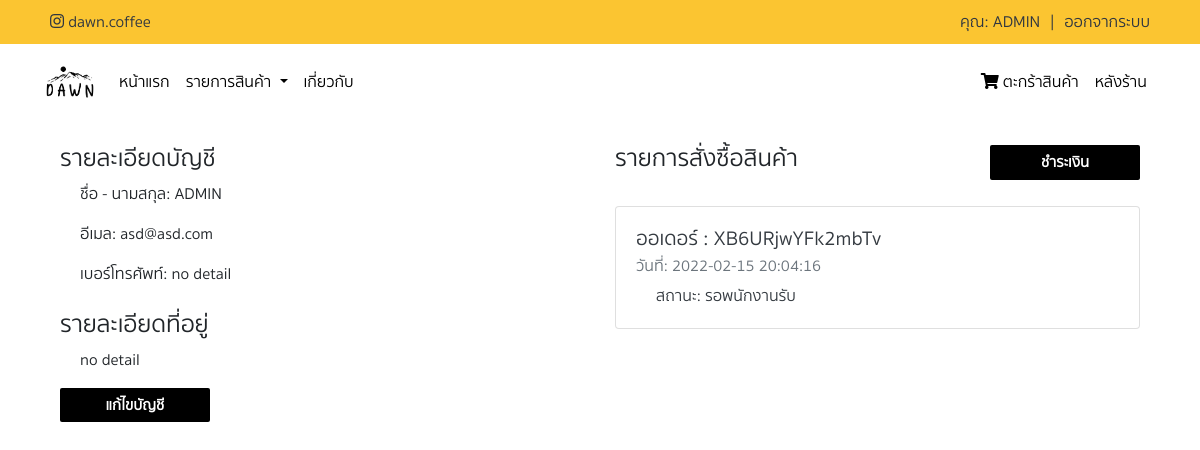
Screenshot of /?page=profile (signed in) with the database file from the repository.
### tables this page shows
CREATE TABLE `account` (
  `acc_id` int(5) NOT NULL,
  `acc_name` varchar(255) NOT NULL,
  `acc_password` varchar(255) NOT NULL,
  `acc_email` varchar(255) NOT NULL,
  `acc_address` varchar(255) NOT NULL,
  `acc_phone` varchar(255) NOT NULL,
  `acc_status` varchar(255) NOT NULL
);

CREATE TABLE `orders` (
  `order_id` int(5) NOT NULL,
  `order_date` datetime NOT NULL,
  `order_name` text NOT NULL,
  `order_address` text NOT NULL,
  `order_email` text NOT NULL,
  `order_tal` text NOT NULL,
  `order_key` text NOT NULL,
  `status` text NOT NULL,
  `order_track` text NOT NULL,
  `order_shiping` text NOT NULL
);

### auth/profile.php (the view, shortened to what this page needs)
<?php include_once('include/navbar.php')?>
<?php if(isset($_SESSION['auth-id'])){?>
<?php
include('config.inc.php');
$sql = "SELECT * FROM account WHERE acc_id='".$_SESSION["auth-id"]."' ";
$result = mysqli_query($conn, $sql);
$row = mysqli_fetch_array($result);
extract($row);
?>
<div class="container">
<div class="container-fluid">
    <div class="user-info">
        <div class="row">
            <div class="col-md-6">
            <div class="user-name">
                <h4 class="title-menu">รายละเอียดบัญชี</h4>
                <p>ชื่อ - นามสกุล: <?=$acc_name?></p>
                <p>อีเมล: <?=$acc_email?></p>
                <p>เบอร์โทรศัพท์: <?=$acc_phone?></p>
            </div>
            <div class="user-addre">
                <h4 class="title-menu">รายละเอียดที่อยู่</h4>
                <p><?=$acc_address?></p>
            </div>
            <a href="?page=edit_profile" class="btn btn-primary btn-block">แก้ไขบัญชี</a>
            </div>
            <div class="col-md-6">
            <h4 class="title-menu">รายการสั่งซื้อสินค้า             <a href="?page=payment" class="btn btn-primary btn-block float-right">ชำระเงิน</a></h4>
            <br>
<?php
                    $order_sql = "SELECT * FROM orders WHERE order_email='".$acc_email."' ";
                    $result_order = mysqli_query($conn, $order_sql);
                    while($orders = mysqli_fetch_array($result_order)){
                    echo '
                    <a href="?page=orders&&OrderID='.$orders["order_id"].'" class="text-dark" style="text-decoration:none">
                        <div class="card mx-auto" style="">
                        <div class="card-body">
                            <h5 class="card-title">ออเดอร์ : '.$orders["order_key"].'</h5>
                            <h6 class="card-subtitle mb-2 text-muted">วันที่: '.$orders["order_date"].'</h6>
                            <p class="card-text">สถานะ: '.$orders["status"].'</p>
                        </div>
                        </div>
                    </a> ';
                    }
?>
            </div>
        </div>
    </div>
</div>
</div>
<?php }?>

### include/navbar.php (shortened to what this page needs)
<div class="acc-nav">
<ul class="ul-acc-nav">
  <div class="container">
  <li><a href="#"> <i class="fab fa-instagram"></i> dawn.coffee</a></li>
  <?php
      if(isset($_SESSION['auth-id'])){
        include('config.inc.php');
        $sql = "SELECT * FROM account WHERE acc_id='".$_SESSION["auth-id"]."' ";
        $result = mysqli_query($conn, $sql);
        $row = mysqli_fetch_array($result);
        extract($row);
  ?>
  <li style="float:right"><a href="?page=logout">ออกจากระบบ</a></li>
  <li style="float:right" ><a style="color: #2f3640;">|</a></li>
  <li style="float:right" ><a href="?page=profile">คุณ: <?=$acc_name?></a></li>
  <?php }?>
  </div>
</ul>
</div>
<nav class="navbar navbar-expand-md navbar-light bg-c-light">
  <div class="container">
  <a class="navbar-brand" href="?page=home">
    <img src="dist/img/logo_dawn.png" alt="logo" width="50px">
  </a>
  <div class="collapse navbar-collapse" id="navbarSupportedContent">
    <ul class="navbar-nav mr-auto">
      <li class="nav-item">
        <a class="nav-link" href="?page=home">หน้าแรก</a>
      </li>
      <li class="nav-item dropdown">
        <a class="nav-link dropdown-toggle" href="#" id="navbarDropdown" role="button" data-toggle="dropdown" aria-haspopup="true" aria-expanded="false">
          รายการสินค้า
        </a>
      </li>
      <li class="nav-item">
        <a class="nav-link" href="#">เกี่ยวกับ</a>
      </li>
    </ul>
    <ul class="navbar-nav ml-auto">
            <?php
              if(isset($_SESSION['auth-id'])){
            ?>
        <li class="nav-item">
            <a class="nav-link" href="?page=cart"><i class="fas fa-shopping-cart"></i> ตะกร้าสินค้า</a>
        </li>
        <?php }?>
        <?php
        $nav_status = isset($_SESSION['auth-status']) ? $_SESSION['auth-status'] : '';
        if($nav_status == "admin"){
        echo'
            <li class="nav-item ">
                <a class="nav-link" href="?page=admin">หลังร้าน</a>
            </li>
            ';
        }
        ?>
    </ul>
  </div>
  </div>
</nav>

### include/navbar.php (style rules this page uses)
.ul-acc-nav { list-style-type: none; margin: 0; padding: 0; overflow: hidden; background-color: #fbc531; }
.ul-acc-nav li { float: left; }
.ul-acc-nav li a { display: block; color: #2f3640; text-align: center; padding: 10px 5px; text-decoration: none; }
.bg-c-light { background-color: white; }
.navbar-nav a { color: black !important; }

### auth/profile.php (style rules this page uses)
.title-menu { margin-top: 25px; }
.user-info p { margin-left: 20px; }
.btn { max-width: 150px; border-radius: 2px; font-size: 15px; font-weight: bold; background-color: black; border: 1px black; }

### rows the page displays
account: acc_name "ADMIN", acc_email "asd@asd.com", acc_phone "no detail", acc_address "no detail"
orders: order_key "XB6URjwYFk2mbTv", order_date "2022-02-15 20:04:16", status "รอพนักงานรับ"
